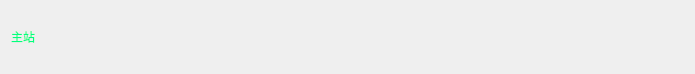
<?xml version="1.0" encoding="UTF-8"?>
<ui version="4.0">
 <class>FlagPlugin</class>
 <widget class="QWidget" name="FlagPlugin">
  <property name="geometry">
   <rect>
    <x>0</x>
    <y>0</y>
    <width>695</width>
    <height>74</height>
   </rect>
  </property>
  <property name="sizePolicy">
   <sizepolicy hsizetype="Expanding" vsizetype="Preferred">
    <horstretch>0</horstretch>
    <verstretch>0</verstretch>
   </sizepolicy>
  </property>
  <property name="windowTitle">
   <string>FlagPlugin</string>
  </property>
  <layout class="QGridLayout" name="gridLayout">
   <item row="0" column="0">
    <widget class="QLabel" name="label">
     <property name="sizePolicy">
      <sizepolicy hsizetype="Fixed" vsizetype="Fixed">
       <horstretch>0</horstretch>
       <verstretch>0</verstretch>
      </sizepolicy>
     </property>
     <property name="styleSheet">
      <string notr="true">background:transparent;
font: 75 24pt &quot;微软雅黑&quot;;
color: rgb(0, 255, 127);</string>
     </property>
     <property name="text">
      <string>主站</string>
     </property>
     <property name="alignment">
      <set>Qt::AlignCenter</set>
     </property>
    </widget>
   </item>
   <item row="0" column="1">
    <spacer name="horizontalSpacer">
     <property name="orientation">
      <enum>Qt::Horizontal</enum>
     </property>
     <property name="sizeHint" stdset="0">
      <size>
       <width>40</width>
       <height>20</height>
      </size>
     </property>
    </spacer>
   </item>
  </layout>
 </widget>
 <layoutdefault spacing="6" margin="11"/>
 <resources/>
 <connections/>
</ui>
